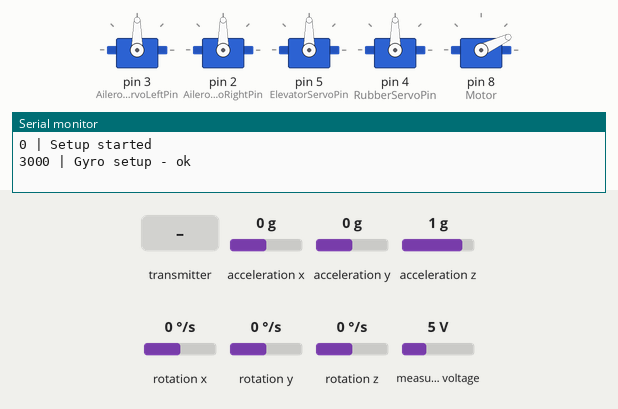
This program was run on a simulated Arduino Nano, built with avr-gcc and run on an emulated ATmega328P. Shown: 5 × servo, the last lines printed to the serial monitor. The test bench sets the inputs (shaded band); at power-on: acceleration x 0 g, acceleration y 0 g, acceleration z 1 g, rotation x 0 °/s, rotation y 0 °/s, rotation z 0 °/s, measured voltage 5 V. No radio packets arrive unless stated.

Above: at 11.8 s.
11.9 s: the transmitter starts sending m_received_data.0 = 0
At 12.3 s:
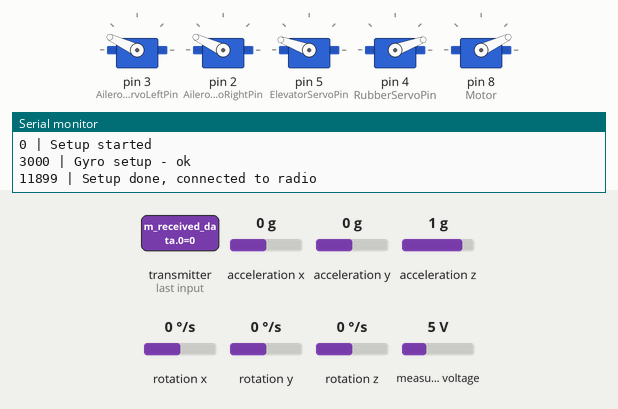
13.4 s: the transmitter starts sending m_received_data.1 = 256
At 14.6 s:
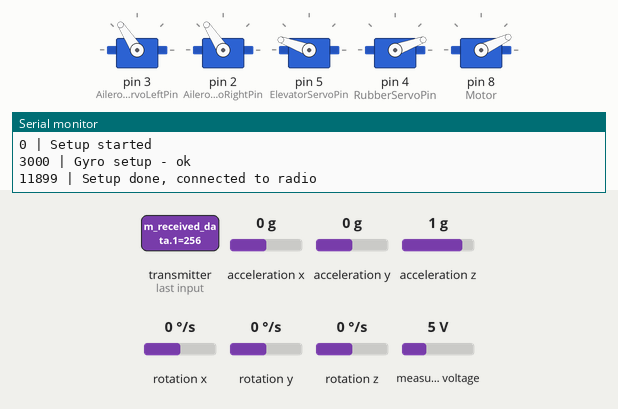
14.9 s: the transmitter starts sending m_received_data.2 = 256
At 15.8 s:
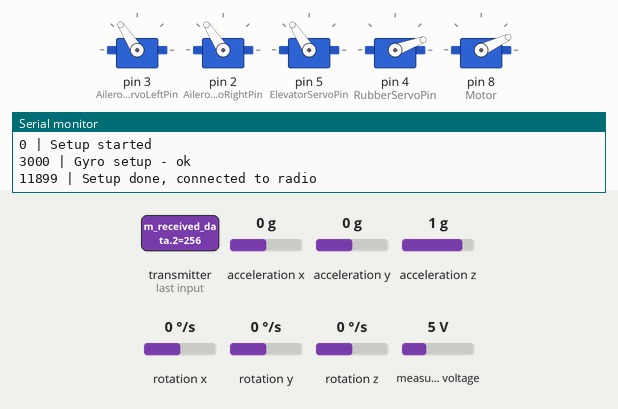
16.4 s: the transmitter starts sending m_received_data.3 = 256
At 16.9 s:
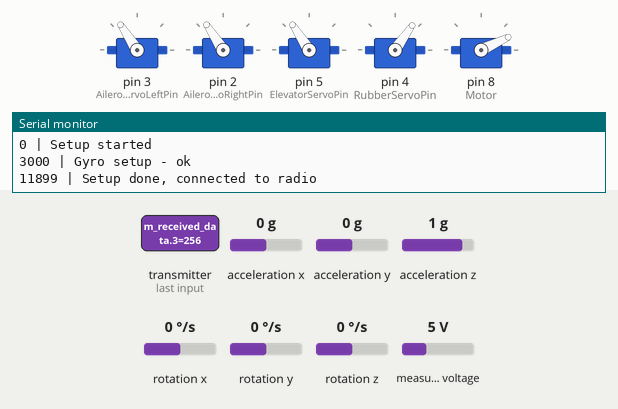
17.9 s: the transmitter starts sending m_received_data.0 = 256
At 19.1 s:
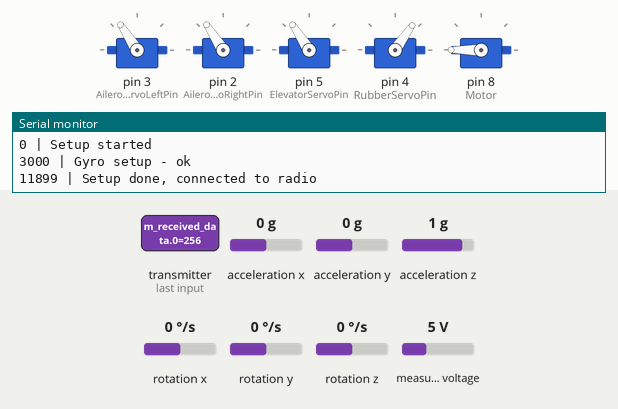
19.4 s: the transmitter starts sending m_received_data.1 = 0
At 20.4 s:
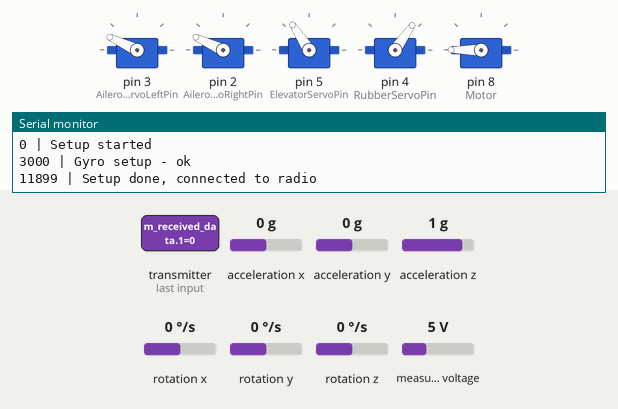
Timing chart, 0 to 21.9 s (numbered marks = the images above; inputs shaded):
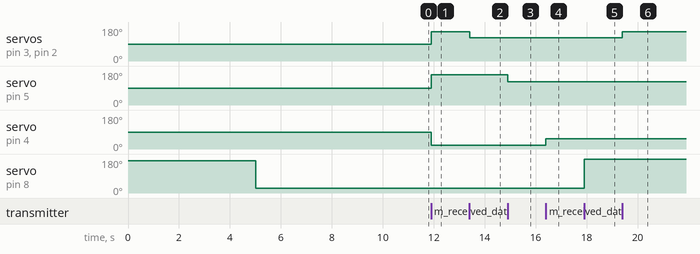

Measured:
- after the input at 11.9 s, servo on pin 3 (AileronServoLeftPin), servo on pin 2 (AileronServoRightPin): 90° → 155° at once; servo on pin 5 (ElevatorServoPin): 90° → 160° at once; servo on pin 4 (RubberServoPin): 90° → 20° at once
- after the input at 13.4 s, servo on pin 3 (AileronServoLeftPin), servo on pin 2 (AileronServoRightPin): 155° → 123° at once
- after the input at 14.9 s, servo on pin 5 (ElevatorServoPin): 160° → 123° at once
- after the input at 16.4 s, servo on pin 4 (RubberServoPin): 20° → 55° at once
- after the input at 17.9 s, servo on pin 8 (Motor): 25° → 180° at once
- after the input at 19.4 s, servo on pin 3 (AileronServoLeftPin), servo on pin 2 (AileronServoRightPin): 123° → 155° at once

The program:

main.cpp
```cpp
/**
 * @file main.cpp
 * @author Max T
 * @brief IT IS MAIN FILE OF ARDUINO + NRF24L01 RADIO CONTROL PROJECT (RECEIVER)
 *
 * @version 0.2
 */

#include "Plane.h"

Plane MyPlane;

void setup()
{
  MyPlane.PlaneSetup();
}

void loop()
{
  MyPlane.PlaneLoop();
}
```

NRF24Receiver.cpp
```cpp
/**
 * THIS IS CODE FOR RECEIVING INFORMATION
 * More settings and documentation you can find at .h file: "NRF24Transmit.h"
 *
 * IT IS PART OF ARDUINO + NRF24L01 RADIO CONTROL PROJECT (RECEIVER)
 */

#include "NRF24Receiver.h"

NRF24Receiver::NRF24Receiver() : radio(9, 10)
{
  byte address[6][6] = {"1Node", "2Node", "3Node", "4Node", "5Node", "6Node"}; // possible pipe number
  memcpy(m_address, address, sizeof(address));
  m_error = 0;

  // m_received_data[4]; // Received data array
  // m_telemetry[3];     // Telemetry array
}

void NRF24Receiver::RadioSetup()
{
  radio.begin(); // Activate NRF24L01
  radio.setAutoAck(Receive_Confirmation_Mode);
  radio.setRetries(Time_Between_Transmit_Attempt, Number_Of_Transmit_Attempts);
  radio.enableAckPayload();                                        // Allow data transmit as answer on income signal
  radio.setPayloadSize(sizeof(m_received_data) + sizeof(m_telemetry)); // Package size (in bytes)
  radio.openReadingPipe(1, m_address[0]);                            // Set Reading pipe
  radio.setChannel(CH_NUM);                                        // Setting channel, chose one without noises
  radio.setPALevel(SIG_POWER);                                     // Transmitter power level
  radio.setDataRate(SIG_SPEED);                                    // setting transmit speed

  radio.powerUp();        // start working
  radio.startListening(); // Listen air, it is receiver
}

int* NRF24Receiver::RadioReceive(int Voltage, int Xangle, int Yangle)
{
  if (radio.available(&m_pipeNo))
  {
    radio.read(&m_received_data, sizeof(m_received_data));

    m_telemetry[0] = Voltage;
    m_telemetry[1] = Xangle;
    m_telemetry[2] = Yangle;

    radio.writeAckPayload(m_pipeNo, &m_telemetry, sizeof(m_telemetry)); // send telemetry
  }

  return m_received_data;
}

bool NRF24Receiver::RadioConnected()
{
  m_RadioStatus = false;
  if (radio.available(&m_pipeNo)) m_RadioStatus = true;
  return m_RadioStatus;
}
```

NRF24Receiver.h
```cpp
/**
 * THIS IS CODE FOR RECEIVING INFORMATION
 *
 * This code works on NRF24L01 module base and RF24.h library.
 * It support data receive and telemetry sending up to 32 bytes. Estimated max range:1 km.
 * In this file you can find: Settings, Libraries include and Function declaration
 *
 * IT IS PART OF ARDUINO + NRF24L01 RADIO CONTROL PROJECT (RECEIVER)
 */

#ifndef NRF24Receive_H
#define NRF24Receive_H

// -------------------- Libraries --------------------

#include <SPI.h>
#include "nRF24L01.h"
#include "RF24.h"

// -------------------- Libraries --------------------

// -------------------- NRF24L01 Settings --------------------

// CHANNEL NUMBER should be the same at the transmitter
#define CH_NUM 0x60

// TRANSMITTER POWER LEVEL
// Options: RF24_PA_MIN, RF24_PA_LOW, RF24_PA_HIGH, RF24_PA_MAX
#define SIG_POWER RF24_PA_MAX

/** EXCHANGE SPEED
 * Options: RF24_2MBPS, RF24_1MBPS, RF24_250KBPS
 * This option should be the same at transmitter and receiver
 * At the lowest speed: highest sensitivity and range
 * ATTENTION!!! enableAckPayload do not work at 250KBPS speed
 */
#define SIG_SPEED RF24_1MBPS

/// 1 ON / 0 OFF
#define Receive_Confirmation_Mode 1

/// How long to wait between each retry, in multiples of 250 us.
#define Time_Between_Transmit_Attempt 5

/// Number of transmit attempts before giving up
#define Number_Of_Transmit_Attempts 15

// -------------------- NRF24L01 Settings --------------------

class NRF24Receiver
{
    private:
        RF24 radio; // Create module for Arduino
        // -------------------- Variables --------------------
        byte m_pipeNo;
        byte m_address[6][6]; // possible pipe number

        int m_received_data[4]; // Received data array
        int m_telemetry[3];     // Telemetry array
        bool m_RadioStatus;
        int m_error;
        // -------------------- Variables --------------------


    public:
        NRF24Receiver();

        // -------------------- Functions ---------------------
        /// RadioSetup is function for NRF24L01 module setup it`s include some parameters which should be set any time module reboot
        void RadioSetup();

        /**
         * @brief RadioReceive is function for information receive
         *
         * @param Voltage Value for battery voltage level,
         * @param Xangle Value for X rotation angle
         * @param Yangle Value for Y rotation angle
         * @return Pointer to received data
         */
        int *RadioReceive(int Voltage, int Xangle, int Yangle);

        bool RadioConnected();
        // -------------------- Functions ---------------------
};

#endif
```

Plane.cpp
```cpp
#include "Plane.h"

Plane::Plane() : sens_pol(), plane_ctrl(), radio()
{
    m_Voltage = 0;
}

void Plane::PlaneSetup()
{
    Serial.begin(9600);
    Serial.println((String(millis())+ " | " + "Setup started"));
    sens_pol.mpu6050Setup();
    Serial.println(("\n" + String(millis())+ " | " +"Gyro setup - ok"));
    radio.RadioSetup();
    plane_ctrl.ControlSetup();
    sens_pol.ina219Setup();
    while(!radio.RadioConnected())
    {
        if(millis()%500 == 0)
        {
            Serial.println((String(millis())+ " | " +"waiting for radio to connect radio"));
        }
    }
    Serial.println((String(millis())+ " | " +"Setup done, connected to radio"));

}

void Plane::PlaneLoop()
{

    m_Voltage = sens_pol.GetVoltage();
    m_Angles_ptr = sens_pol.GetAngles();
    if(abs(*m_Angles_ptr) >= critical_angle ||  abs(*m_Angles_ptr + 1) >= critical_angle)
    {
        Serial.println((String(millis())+ " | " +"Attention Critical angle"));
    }
    m_ReceivedData_ptr = radio.RadioReceive(m_Voltage, *m_Angles_ptr, *(m_Angles_ptr + 1));
    plane_ctrl.SetThrottle(*m_ReceivedData_ptr);
    plane_ctrl.SetAilerons(*(m_ReceivedData_ptr + 1));
    plane_ctrl.SetElevator(*(m_ReceivedData_ptr + 2));
    plane_ctrl.SetRudder(*(m_ReceivedData_ptr + 3));

}
```

Plane.h
```cpp
/*
* This Class connects all separate classes in composition.
* Resolving separate tasks, such as Receiving data and sending telemetry, Control Plane and Polling sensors
*/
#ifndef PLANE_H
#define PLANE_H

#include <Arduino.h>
#include "NRF24Receiver.h"
#include "PlaneControl.h"
#include "SensorPolling.h"

#define critical_angle 60

class Plane
{
    private:
        int m_Voltage;
        int* m_Angles_ptr;
        int* m_ReceivedData_ptr;

        SensorPolling sens_pol;
        PlaneControl plane_ctrl;
        NRF24Receiver radio;

    public:
        Plane();
        void PlaneSetup();
        void PlaneLoop();
};

#endif
```

PlaneControl.cpp
```cpp
/**
 * THIS IS CODE FOR PLANE CONTROL
 * More settings and documentation you can find at "PlaneControl.h" file
 *
 * IT IS PART OF ARDUINO + NRF24L01 RADIO CONTROL PROJECT (RECEIVER)
 */

#include "PlaneControl.h"

PlaneControl::PlaneControl() : Motor(), AileronServoLeft(), AileronServoRight(), ElevatorServo(), RudderServo()
{
    m_Throttle = 0;
    m_Aileron = 512;
    m_Elevator = 512;
    m_Rudder = 512;

    m_ThrottleForMotor = 0;

    m_LeftAileronServoAngle = 90;
    m_RightAileronServoAngle = 90;
    m_ElevatorServoAngle = 90;
    m_RudderServoAngle = 90;
}

void PlaneControl::ControlSetup()
{

    // -------------------- Setup for Servo --------------------

    AileronServoLeft.attach(AileronServoLeftPin);
    AileronServoRight.attach(AileronServoRightPin);
    ElevatorServo.attach(ElevatorServoPin);
    RudderServo.attach(RubberServoPin);

    // -------------------- Setup for Servo --------------------

    // -------------------- Setup for Motor --------------------

    Motor.attach(8);
    Motor.writeMicroseconds(2300);
    delay(2000);
    Motor.writeMicroseconds(800);
    delay(6000);

    // -------------------- Setup for Motor --------------------
}

void PlaneControl::SetThrottle(int Throttle)
{
    m_ThrottleForMotor = map(Throttle, 0, 100, 800, 2299);
    Motor.writeMicroseconds(m_ThrottleForMotor);
}

void PlaneControl::SetAilerons(int Aileron = 512)
{

    if (Aileron <= 512 - AileronDeadZone || Aileron >= 512 + AileronDeadZone)
    {
        m_LeftAileronServoAngle = map(Aileron, 0, 1023, 155, 25);
        m_RightAileronServoAngle = map(Aileron, 0, 1023, 155, 25);
    }

    if (Aileron >= 512 - AileronDeadZone && Aileron <= 512 + AileronDeadZone)
    {
        m_LeftAileronServoAngle = AileronNormalAngle;
        m_RightAileronServoAngle = AileronNormalAngle;
    }

    AileronServoLeft.write(m_LeftAileronServoAngle);
    AileronServoRight.write(m_RightAileronServoAngle);
}

void PlaneControl::SetElevator(int Elevator)
{
    if (Elevator <= 512 - ElevatorDeadZone || Elevator >= 512 + ElevatorDeadZone)
        m_ElevatorServoAngle = map(Elevator, 0, 1023, 160, 10);
    if (Elevator >= 512 - ElevatorDeadZone && Elevator <= 512 + ElevatorDeadZone)
        m_ElevatorServoAngle = ElevatorNormalAngle;

    ElevatorServo.write(m_ElevatorServoAngle);
}

void PlaneControl::SetRudder(int Rudder)
{
    if (Rudder <= 512 - RudderDeadZone || Rudder >= 512 + RudderDeadZone)
        m_RudderServoAngle = map(Rudder, 0, 1023, 20, 160);
    if (Rudder >= 512 - RudderDeadZone && Rudder <= 512 + RudderDeadZone)
        m_RudderServoAngle = RudderNormalAngle;

    RudderServo.write(m_RudderServoAngle);
}
```

PlaneControl.h
```cpp
/**
 * THIS IS CODE FOR PLANE CONTROL
 *
 * This code control plane`s control surfaces and motor RPM.
 * In this file you can find Settings, Libraries include, Pins define and Function declaration.
 *
 * IT IS PART OF ARDUINO + NRF24L01 RADIO CONTROL PROJECT (RECEIVER)
 */

#ifndef PlaneControl_H
#define PlaneControl_H

// -------------------- Libraries --------------------

#include "Arduino.h"
#include <Servo.h>

// -------------------- Libraries --------------------

// ----------------- Pin Define -------------------

#define ESCpin 8

#define RubberServoPin 4
#define ElevatorServoPin 5
#define AileronServoLeftPin 3
#define AileronServoRightPin 2

// ----------------- Pin Define -------------------

// -------------------- Define Dead Zones --------------------

// In all this DeadZones set value which we want subtract from standard middle value (512)
// Example: DeadZone=100, so value would send to the servo until 412=(512-100) and lower, and from 612=(512+100) and higher

#define AileronDeadZone 100
#define ElevatorDeadZone 100
#define RudderDeadZone 100

// Set angle for servo, when value for it is in dead zone

#define AileronNormalAngle 90
#define ElevatorNormalAngle 84
#define RudderNormalAngle 84

// -------------------- Define --------------------

class PlaneControl
{
    private:

        // -------------------- Objects --------------------
        Servo Motor;
        Servo AileronServoLeft;
        Servo AileronServoRight;
        Servo ElevatorServo;
        Servo RudderServo;
        // -------------------- Objects --------------------

        // -------------------- Variables --------------------
        int m_Throttle;
        int m_Aileron;
        int m_Elevator;
        int m_Rudder;

        int m_ThrottleForMotor;

        int m_LeftAileronServoAngle;
        int m_RightAileronServoAngle;
        int m_ElevatorServoAngle;
        int m_RudderServoAngle;
        // -------------------- Variables --------------------


    public:
        PlaneControl();
        // -------------------- Functions --------------------

        /// Function for Servos and Motor setup
        void ControlSetup();

        /**
         * @brief Function for setting Motor RPM
         * @param Throttle Throttle value in 0 - 1023 format
         */
        void SetThrottle(int Throttle);

        /**
         * @brief Function for setting Ailerons angle
         *
         * @param Aileron Aileron angle in 0 - 1023 format
         */
        void SetAilerons(int Aileron);

        /**
         * @brief Function for setting Elevator angle
         *
         * @param Elevator Elevator angle in 0 - 1023 format
         */
        void SetElevator(int Elevator);

        /**
         * @brief Function for setting Rudder angle
         *
         * @param Rudder Rudder angle in 0 - 1023 format
         */
        void SetRudder(int Rudder);

        // -------------------- Functions --------------------


};


#endif
```

SensorPolling.cpp
```cpp
/**
 * THIS IS CODE FOR SENSOR POLLING
 * More settings and documentation you can find at "SensorPolling.h" file
 *
 * IT IS PART OF ARDUINO + NRF24L01 RADIO CONTROL PROJECT (RECEIVER)
 */

#include "SensorPolling.h"

SensorPolling::SensorPolling() : m_gyro(Wire), m_VoltSensor()
{
    m_Angles[0] = 99;
    m_Angles[1] = 99;
    m_Voltage = 99;
}

void SensorPolling::mpu6050Setup()
{
    Wire.begin();
    m_gyro.begin();
    m_gyro.calcGyroOffsets(true);
}

void SensorPolling::ina219Setup()
{
    m_VoltSensor.begin();
}

int* SensorPolling::GetAngles()
{
    m_gyro.update();
    m_Angles[0] = m_gyro.getAngleX();
    m_Angles[1] = m_gyro.getAngleY();

    return m_Angles;
}

int SensorPolling::GetVoltage()
{
    m_Voltage = m_VoltSensor.getBusVoltage_V() * 10;

    return m_Voltage;
}
```

SensorPolling.h
```cpp
/**
 * THIS IS CODE FOR SENSOR POLLING
 *
 * This code reads information from sensor installed at RC model
 * In this case voltmeter ina219 module and gyroscope mpu6050 module
 * In this file you can find Libraries include and Function declaration.
 *
 * IT IS PART OF ARDUINO + NRF24L01 RADIO CONTROL PROJECT (RECEIVER)
 */
#ifndef SENSORPOLLING_H
#define SENSORPOLLING_H

// -------------------- Libraries --------------------

#include <MPU6050_tockn.h>
#include <Adafruit_INA219.h>
#include <Wire.h>

// -------------------- Libraries --------------------

class SensorPolling
{
    private:
        //----------------- Objects -------------------
            MPU6050 m_gyro;
            Adafruit_INA219 m_VoltSensor;
        //----------------- Objects -------------------

        // -------------------- Variables --------------------
            int m_Angles[2];
            int m_Voltage;
        // -------------------- Variables --------------------

    public:
        SensorPolling();
        // -------------------- Functions --------------------

        /// Setup and offset calibration for mpu 6050 gyroscope
        void mpu6050Setup();

        /// Setup for voltmeter ina219
        void ina219Setup();

        /**
         * @brief Function for getting x and y model angle angles
         *
         * @return Pointer to Angles data (x, y)
         */
        int *GetAngles();

        /**
         * @brief Function for getting battery level in volts
         *
         * @return Voltage value in int form. E.g. Battery voltage 12.4V, Func return int 124
         */
        int GetVoltage();

        // -------------------- Functions --------------------
};

#endif
```
